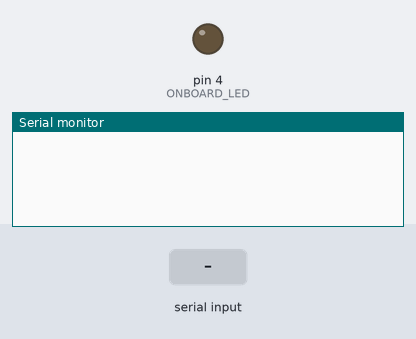
The sketch below on a simulated Arduino Uno, built with avr-gcc and run on an emulated ATmega328P. On the bench: output pins drawn as LEDs (lit = HIGH), the last lines printed to the serial monitor. The inputs (shaded band) are chosen by the test bench.

Above: at 1.2 s.
1.3 s: "onn\n" received over Serial
At 2.3 s:
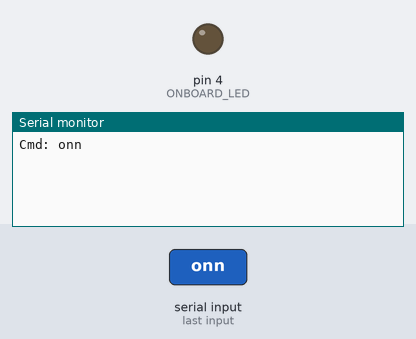
2.8 s: byte 10 ('\n') received over Serial
At 3.4 s:
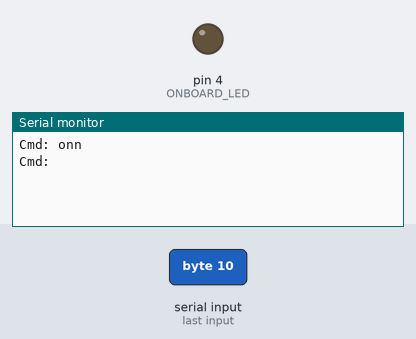
4.3 s: "off\n" received over Serial
At 5.8 s:
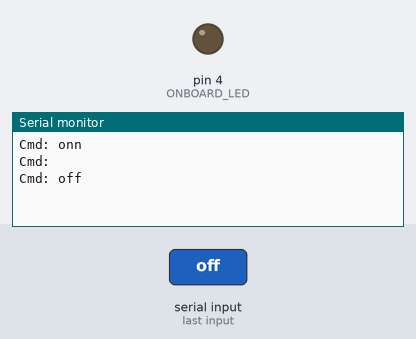

Measured:
- after the input at 1.3 s, the serial monitor: prints a new line at once (image 1)
- after the input at 2.8 s, the serial monitor: prints a new line at once (image 2)
- after the input at 4.3 s, the serial monitor: prints a new line at once (image 3)

The sketch:

SLAVE.ino
```cpp
#include <SPI.h>

/***********************************************************************
 *                        GLOBAL DATA
 ***********************************************************************/
String          inputString     = "";             // a String to hold incoming data
String          serialCommand;
boolean         stringComplete  = false;          // whether the string is complete

volatile boolean received;
volatile byte slaveReceived;
volatile byte slaveSent;


/***********************************************************************
 *                        MACRO DEFINES
 ***********************************************************************/
#define   DEBUG_ON                1
#define   ONBOARD_LED             4
#define   SLAVE_PIN               10


/***********************************************************************
 *                        Private functions
 ***********************************************************************/
uint8_t Serial_Process(void);
uint8_t Led_Process(void);
uint8_t SPI_Process(void);

 /***********************************************************************
  *                        setup() function
  ***********************************************************************/
 void setup() {
  Serial.begin(115200);
  inputString.reserve(200);             // reserve 200 bytes for the inputString:
  received = false;

  pinMode(ONBOARD_LED, OUTPUT);
  digitalWrite(ONBOARD_LED, LOW);

  // send data back to master
  pinMode(MISO,OUTPUT);
  // set device as slave
  SPCR |= _BV(SPE);

  SPI.attachInterrupt();
}

 /***********************************************************************
  *                        loop() function
  ***********************************************************************/
void loop() {
    Serial_Process();
    //Led_Process();
    SPI_Process();
}

/***********************************************************************
 *                        Serial_Process()
 ***********************************************************************/
uint8_t Serial_Process(void)
{
    if (stringComplete) {
        serialCommand = inputString.substring(0,3);   // the first 3 characters define command type
        #if (DEBUG_ON == 1)
        Serial.print(String("\nCmd: ") + serialCommand + " ");
        #endif

        if(serialCommand == "onn") {

        }

        if(serialCommand == "off") {

        }

        stringComplete = false;
        while(Serial.read() >= 0) ; // flush the receive buffer
        inputString = "";
    }
    return 0;
}

/***********************************************************************
 *                        Motor_Process()
 ***********************************************************************/
uint8_t Led_Process(void)
{
    static long lastCall = 0;
    static byte isOff = 1;
    long now = millis();
    if(now >= (lastCall + 250))
    {
      if(isOff) {
          digitalWrite(ONBOARD_LED, HIGH);
          isOff = 0;
      }
      else
      {
          digitalWrite(ONBOARD_LED, LOW);
          isOff = 1;
      }
      lastCall = now;
    }
    return 0;
}

/***********************************************************************
 *                        Motor_Process()
 ***********************************************************************/
uint8_t SPI_Process(void)
{
  if(false == received)
    return 1;

  Serial.println(slaveReceived);

  SPDR = (slaveReceived%10);   //Sends the x value to master via SPDR
  received = false;

  return 0;
}
/***********************************************************************
 *                        serialEvent()
 ***********************************************************************/
void serialEvent() {
  while (Serial.available()) {
      char inChar = (char)Serial.read();    // get the new byte:

      if (inChar == '\n') {                 // if the incoming character is a newline, set a flag
        stringComplete = true;              // so the main loop can do something about it:
      }
      else {
        inputString += inChar;              // add it to the inputString:
      }
   }
}

/***********************************************************************
 * Turn ON interrupt for SPI communication. If a data is received
 * from master the Interrupt Routine is called and the received value
 * is taken from SPDR (SPI data Register)
 ***********************************************************************/
ISR (SPI_STC_vect)
{
  slaveReceived = SPDR;
  received = true;
}
```
